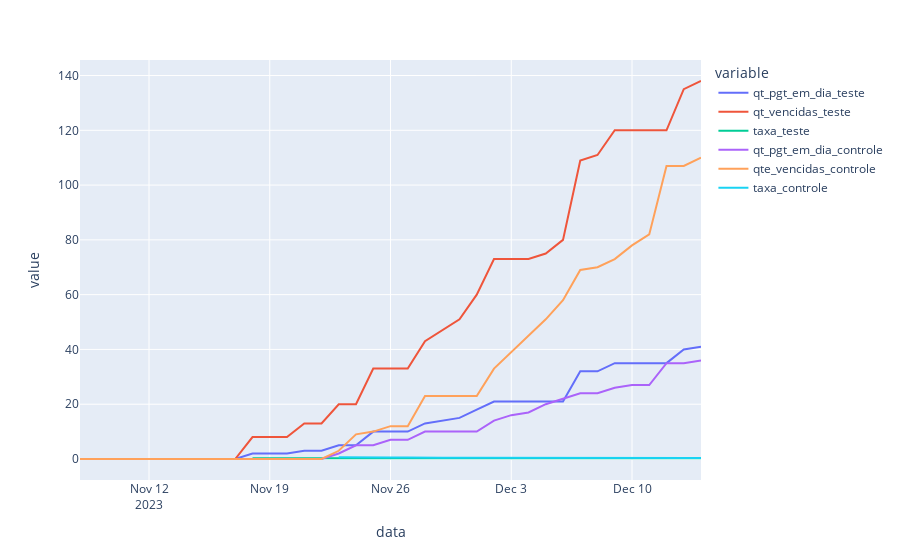

The notebook cell this image was saved under:
### Code cell
fig = px.line(qt_pgt_dia_df, 
              x = 'data', 
              y = qt_pgt_dia_df.columns)
fig.show()
